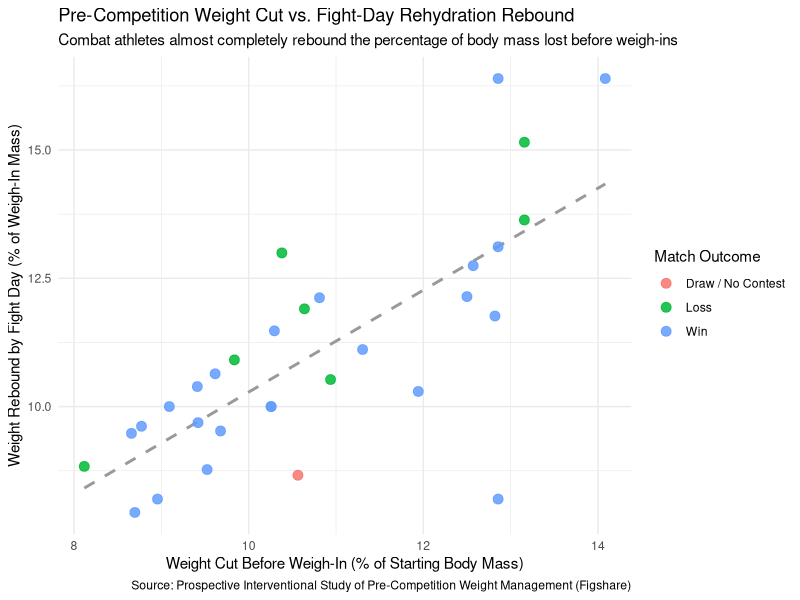

This chart was generated by the following R code:
## ---- chunk 1
library(tidyverse)
library(readxl)

# Load and tidy Dataset 1: Pre-competition weight cut & fight-day rebound (32 athletes)
weight_cut <- read_excel("data/weight_cut_mma.xlsx", sheet = 1) |>
  slice(c(38, 39, 40, 41, 45)) |>
  mutate(metric = c("start_weight_kg", "weighin_weight_kg", "fight_weight_kg", "height_m", "result_code")) |>
  select(-atletas) |>
  pivot_longer(-metric, names_to = "athlete_id", values_to = "value") |>
  pivot_wider(names_from = metric, values_from = value) |>
  drop_na(fight_weight_kg) |>
  mutate(
    pct_weight_cut = (start_weight_kg - weighin_weight_kg) / start_weight_kg * 100,
    pct_rebound = (fight_weight_kg - weighin_weight_kg) / weighin_weight_kg * 100,
    outcome = case_when(
      result_code == 1 ~ "Win",
      result_code == 2 ~ "Loss",
      result_code == 3 ~ "Draw / No Contest"
    )
  )

# Load and tidy Dataset 2: Wrestler longitudinal weight, body fat %, HRV, and heart rate (20 wrestlers)
wrestler_anthro <- read_csv("data/wrestler_anthro.csv", show_col_types = FALSE) |>
  filter(!is.na(Boy)) |>
  transmute(
    wrestler_id = row_number(),
    height_cm = Boy,
    age = Yas,
    weight_detraining_kg = VA1,
    weight_comp_kg = VA5,
    bodyfat_detraining_pct = Yag1,
    bodyfat_comp_pct = Yag5
  )

wrestler_hrv <- read_csv("data/wrestler_hrv.csv", show_col_types = FALSE) |>
  transmute(
    wrestler_id = row_number(),
    hrv_detraining = DetrHRV,
    hrv_comp = `MüsabakaHRV`,
    hr_detraining = DetrainingHR,
    hr_comp = `MüsabakaHR`
  )

wrestler_tracking <- left_join(wrestler_anthro, wrestler_hrv, by = "wrestler_id")

# Load and tidy Dataset 3: Elite combat sports body composition (68 athletes)
combat_body_comp <- read_excel("data/combat_body_comp.xlsx", sheet = 1, .name_repair = "minimal") |>
  select(1:16) |>
  set_names(c(
    "sport_code", "age", "weight_kg", "height_cm",
    "triceps_mm", "subscapular_mm", "biceps_mm", "iliac_crest_mm",
    "supraspinale_mm", "abdominal_mm", "mid_thigh_mm", "calf_mm",
    "arm_relaxed_cm", "arm_flexed_cm", "waist_cm", "hip_cm"
  ))
## ---- chunk 2
# Plot pre-competition weight cut (%) vs. fight-day rebound (%) by match outcome
ggplot(weight_cut, aes(x = pct_weight_cut, y = pct_rebound, color = outcome)) +
  geom_smooth(aes(group = 1), method = "lm", se = FALSE, color = "gray60", linetype = "dashed") +
  geom_point(size = 3, alpha = 0.85) +
  labs(
    title = "Pre-Competition Weight Cut vs. Fight-Day Rehydration Rebound",
    subtitle = "Combat athletes almost completely rebound the percentage of body mass lost before weigh-ins",
    x = "Weight Cut Before Weigh-In (% of Starting Body Mass)",
    y = "Weight Rebound by Fight Day (% of Weigh-In Mass)",
    color = "Match Outcome",
    caption = "Source: Prospective Interventional Study of Pre-Competition Weight Management (Figshare)"
  ) +
  theme_minimal()
